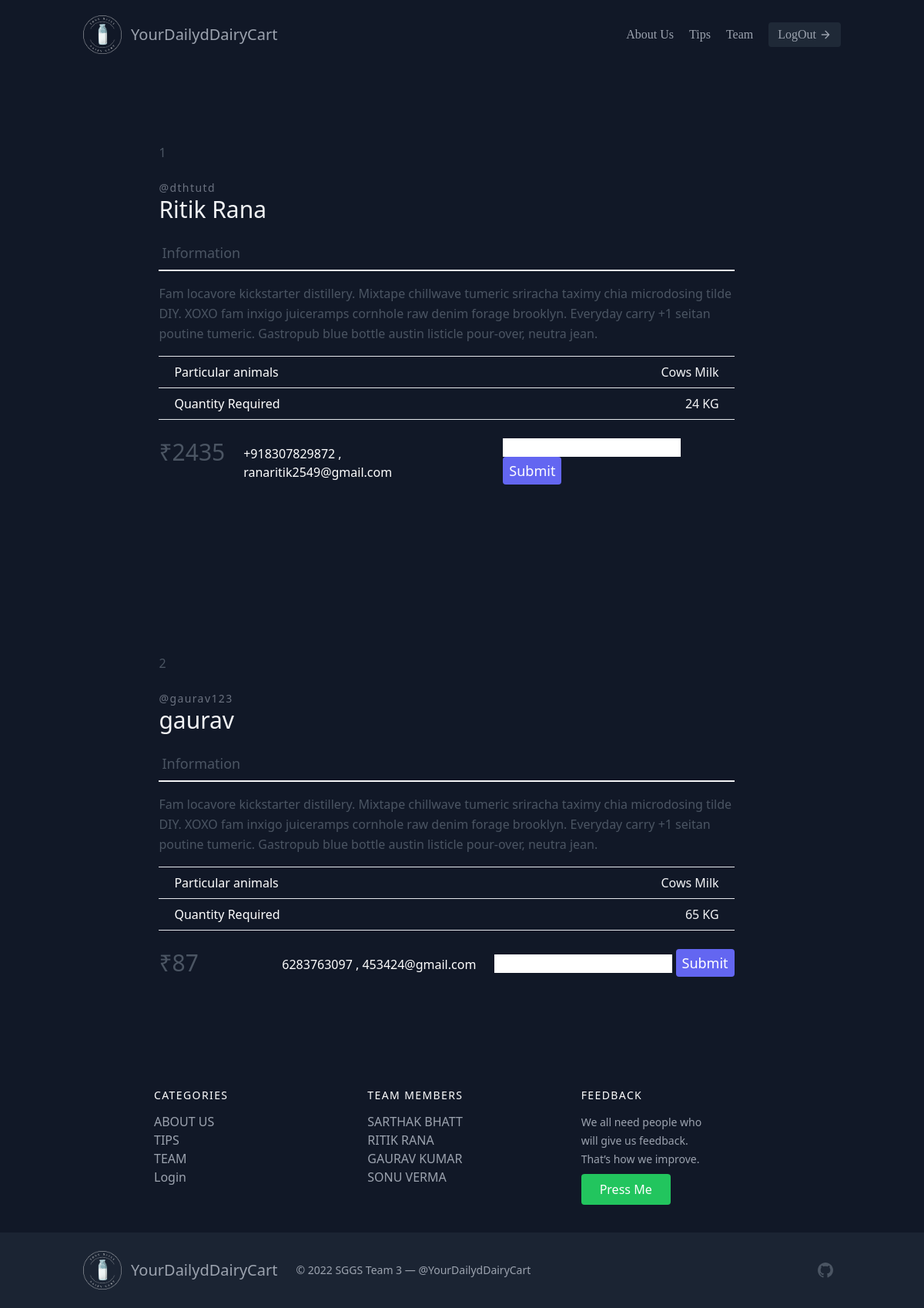
/farmer.php, run on the app's committed database.
### tables this page shows
CREATE TABLE `bus` (
  `srno` int(4) NOT NULL,
  `name` varchar(20) NOT NULL,
  `phone` varchar(20) NOT NULL,
  `state` varchar(20) NOT NULL,
  `email` varchar(30) NOT NULL,
  `qty` int(4) NOT NULL,
  `price` int(5) NOT NULL,
  `userid` varchar(20) NOT NULL,
  `password` varchar(20) NOT NULL
);

### farmer.php (the view, shortened to what this page needs)
<!DOCTYPE html>
<html>
  <head>
    <script src="https://cdn.tailwindcss.com"></script>
  </head>
  <body style="background-color: #111827">
<header class="text-gray-400 bg-gray-900 body-font">
      <div
        class="container mx-auto flex flex-wrap p-5 flex-col md:flex-row items-center"
      >
        <a
          class="flex title-font font-serif items-center text-white mb-4 md:mb-0"
        >
          <a href="index.php" class="active">
            <img src="img/photography.png" alt="logo" height="50" width="50"
          /></a>
          <span class="ml-3 text-xl"
            ><a href="index.php" class="active">YourDailydDairyCart</a></span
          >
        </a>
        <nav
          class="md:ml-auto flex flex-wrap items-center text-base justify-center font-serif"
        >
          <a class="mr-5 hover:text-white"href="aboutus.php">About Us</a>
          <a class="mr-5 hover:text-white"href="tips.php">Tips</a>
          <a class="mr-5 hover:text-white"href="team.php">Team</a>
        </nav>
        <button
          class="font-serif inline-flex items-center bg-gray-800 border-0 py-1 px-3 focus:outline-none hover:bg-gray-700 rounded text-base mt-4 md:mt-0"
        >
          <a href="login.php">LogOut</a>
          <svg
            fill="none"
            stroke="currentColor"
            stroke-linecap="round"
            stroke-linejoin="round"
            stroke-width="2"
            class="w-4 h-4 ml-1"
            viewBox="0 0 24 24"
          >
            <path d="M5 12h14M12 5l7 7-7 7"></path>
          </svg>
        </button>
      </div>
    </header>
    <?php
    include("conn.php");
    if($con)
    {
      $search = "SELECT * from bus";
      $query = mysqli_query($con,$search);
        $user_count = mysqli_num_rows($query);
          for($i =0; $i < $user_count; $i++)
          {
            $details = mysqli_fetch_assoc($query);
            $userid = $details['userid'];
            $name = $details['name'];
            $phone = $details['phone'];
            $email = $details['email'];
            $price = $details['price'];
            $qty = $details['qty'];
            $srno = $details['srno'];
    ?>
    <section class="text-gray-600 body-font overflow-hidden">
      <div class="container px-5 py-24 mx-auto">
        <div class="lg:w-4/5 mx-auto flex flex-wrap">
          <?php echo $srno;?>
          <div class="lg:w-4/2 w-full lg:pr-10 lg:py-6 mb-6 lg:mb-0">
            <h2 class="text-sm title-font text-gray-500 tracking-widest">
              <?php echo "@".$userid; ?>
            </h2>
            <h1 class="text-gray-100 text-3xl title-font font-medium mb-4">
              <?php echo $name; ?>
            </h1>
            <div class="flex mb-4">
              <a class="flex-grow border-b-2 border-gray-100 py-2 text-lg px-1"
                >Information</a
              >
            </div>
            <p class="leading-relaxed mb-4">
              Fam locavore kickstarter distillery. Mixtape chillwave tumeric
              sriracha taximy chia microdosing tilde DIY. XOXO fam inxigo
              juiceramps cornhole raw denim forage brooklyn. Everyday carry +1
              seitan poutine tumeric. Gastropub blue bottle austin listicle
              pour-over, neutra jean.
            </p>
            <div class="flex border-t border-gray-200 py-2">
              <span class="text-white ml-5">Particular animals</span>
              <span class="ml-auto text-gray-100 mr-5">Cows Milk</span>
            </div>
            <div class="flex border-t border-b mb-6 border-gray-200 py-2">
              <span class="text-white ml-5">Quantity Required</span>
              <span class="ml-auto text-gray-100 mr-5"><?php echo $qty; ?> KG</span>
            </div>
            <div class="flex">
              <span class="title-font font-medium text-3xl text-white-200"
                >&#8377;<?php echo $price; ?></span
              >
              <div class="flex ml-auto text-white border-0 py-2 px-6">
                <?php echo $phone." , ".$email; ?><br>
              </div>
              <form action="farmer.php" method="post">
                <input type="text" name="quantity" id="quantity">
                <input type="submit" value="Submit" class="flex-shrink-0 text-white bg-indigo-500 border-0 py-1 px-2 focus:outline-none hover:bg-indigo-600 rounded text-lg mt-10 sm:mt-0">
              </form>
            </div>
          </div>
        </div>
      </div>
    </section>
    <?php
          }
        }
    ?>
    <?php include("include/footer.php"); ?>
  </body>
</html>

### data on the page
bus: srno "1", userid "dthtutd", name "Ritik Rana", qty "24", price "2435", phone "+918307829872", email "ranaritik2549@gmail.com"
bus: srno "2", userid "gaurav123", name "gaurav", qty "65", price "87", phone "6283763097", email "453424@gmail.com"
